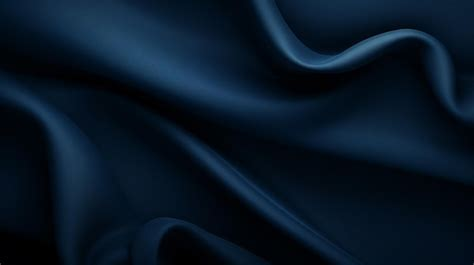
#> input picture plantilla.jpg, 474 x 265 px
$ python Func_Inscriure_text.py
#> lines starting #> are read from the running program, lines starting #| are printed output that depends on the picture
from PIL import Image, ImageDraw, ImageFont # Cal importar si no està globalment
import textwrap # Cal importar si no està globalment
import datetime

def inscriure_text_a_imatge(
    text_horoscop: str,
    signe: str,
    data_horoscop: str, # 👈 NOU PARÀMETRE: la data a mostrar
    path_plantilla: str,
    path_font: str,
    path_sortida: str
):
    """Superposa el text d'un horòscop a una imatge de plantilla, incloent-hi la data."""
#> called with signe = 'Aries', data_horoscop = '20-11-2026', path_plantilla = 'plantilla.jpg', path_font = 'arial.ttf', path_sortida = 'Prova_h.jpg'


    # 1. Càrrega i Configuració Inicial
    try:
        img = Image.open(path_plantilla).convert("RGB")
#> img is the input picture: PIL image 474x265 RGB; mean R, G, B 7.3, 22.7, 38.4
        img = img.rotate(90, expand=True)
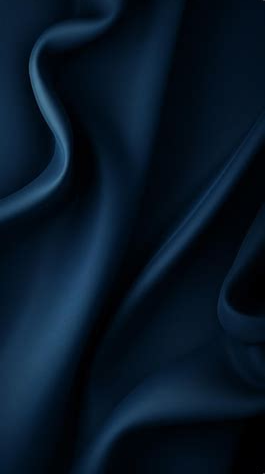
#> img: PIL image 265x474 RGB; mean R, G, B 7.3, 22.7, 38.4
    except FileNotFoundError:
        print(f"Error: La plantilla d'imatge no es troba a {path_plantilla}")
        return

    try:
        # Defineix les mides de la font
        font_titol_mida = 18
        font_data_mida = 10 # 👈 Mida més petita per a la data
        font_cos_mida = 12
        font_titol = ImageFont.truetype(path_font, font_titol_mida)
        font_data = ImageFont.truetype(path_font, font_data_mida) # 👈 Nova font per a la data
        font_cos = ImageFont.truetype(path_font, font_cos_mida)
    except FileNotFoundError:
        print(f"Error: El fitxer de font no es troba a {path_font}")
        return

    dibuix = ImageDraw.Draw(img)

    # 🌟 DEFINICIÓ DE COLORS
    color_text = (255, 255, 255) # Blanc

    # 2. Definició de Zones
    w, h = img.size
#> w = 265; h = 474
    centre_x = w // 2
#> centre_x = 132

    # 3. Dibuixa el Títol (Signe del Zodíac)
    titol = f"HORÒSCOP {signe.upper()}"
    posicio_y_titol = 55

    try:
        titol_w = font_titol.getlength(titol)
    except AttributeError:
        bbox = dibuix.textbbox((0, 0), titol, font=font_titol)
        titol_w = bbox[2] - bbox[0]
    except Exception:
          titol_w = len(titol) * (font_titol_mida // 2)

    posicio_x_titol = centre_x - int(titol_w // 2)
#> posicio_x_titol = 51

    dibuix.text(
        (posicio_x_titol, posicio_y_titol),
        titol,
        font=font_titol,
        fill=color_text
    )

    # --- 🆕 NOU: 3b. Dibuixa la Data ---

    posicio_y_data = posicio_y_titol + font_titol_mida + 5 # Just sota del títol + un petit marge

    try:
        data_w = font_data.getlength(data_horoscop)
    except AttributeError:
        bbox_data = dibuix.textbbox((0, 0), data_horoscop, font=font_data)
        data_w = bbox_data[2] - bbox_data[0]
    except Exception:
          data_w = len(data_horoscop) * (font_data_mida // 2)

    posicio_x_data = centre_x - int(data_w // 2)
#> posicio_x_data = 107

    dibuix.text(
        (posicio_x_data, posicio_y_data),
        data_horoscop,
        font=font_data, # 👈 Utilitza la font més petita
        fill=color_text
    )
    # ---------------------------------

    # 4. Processament del Cos del Text

    # La posició inicial 'y_text' es mou a sota de la data
    line_limit = 35
    linies = textwrap.wrap(text_horoscop, width=line_limit)

    # Posició inicial per al cos del text
    y_text = posicio_y_data + font_data_mida + 10 # Es comença a dibuixar el cos del text més avall
    line_spacing = 16

    # 5. Dibuixa cada línia del Cos
    for linia in linies:
        try:
            line_w = font_cos.getlength(linia)
        except AttributeError:
            bbox_line = dibuix.textbbox((0, 0), linia, font=font_cos)
            line_w = bbox_line[2] - bbox_line[0]

        # Text centrat
        dibuix.text(
            (centre_x - int(line_w // 2), y_text),
            linia,
            font=font_cos,
            fill=color_text
        )
        y_text += line_spacing
#> after the loop, y_text = 130

    # 6. Guardar la imatge resultant
    img.save(path_sortida, quality=90)
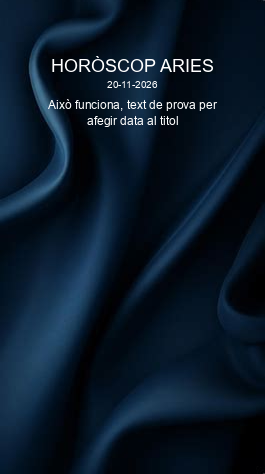
#> saved as Prova_h.jpg: PIL image 265x474 RGB; mean R, G, B 10.2, 25.5, 41
    print(f"Imatge guardada correctament a: {path_sortida}")

# Utilitzem la data actual per als noms dels fitxers
DATA_ACTUAL = datetime.datetime.now().strftime("%d-%m-%Y")

RUTA_PLANTILLA = "plantilla.jpg" # Canvia per la teva ruta
RUTA_FONT = "arial.ttf" # Canvia per la teva ruta

path_imatge_sortida = f"Prova_h.jpg"
inscriure_text_a_imatge(
        text_horoscop="Això funciona, text de prova per afegir data al titol",
        signe="Aries",
        data_horoscop= DATA_ACTUAL,
        path_plantilla=RUTA_PLANTILLA,
        path_font=RUTA_FONT,
        path_sortida=path_imatge_sortida
        )
